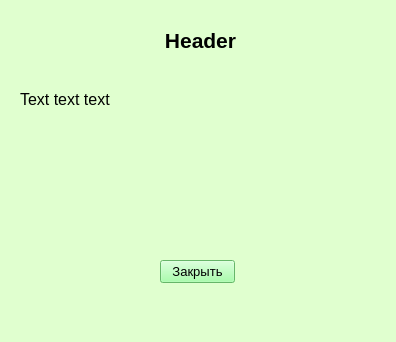
<?xml version="1.0" encoding="UTF-8"?>
<ui version="4.0">
 <class>InfoWindow</class>
 <widget class="QMainWindow" name="InfoWindow">
  <property name="windowModality">
   <enum>Qt::WindowModal</enum>
  </property>
  <property name="geometry">
   <rect>
    <x>0</x>
    <y>0</y>
    <width>396</width>
    <height>342</height>
   </rect>
  </property>
  <property name="font">
   <font>
    <pointsize>12</pointsize>
   </font>
  </property>
  <property name="windowTitle">
   <string>Info</string>
  </property>
  <property name="styleSheet">
   <string notr="true">background-color: rgb(224, 255, 207);</string>
  </property>
  <widget class="QWidget" name="centralwidget">
   <widget class="QLabel" name="header_label">
    <property name="geometry">
     <rect>
      <x>20</x>
      <y>20</y>
      <width>361</width>
      <height>41</height>
     </rect>
    </property>
    <property name="font">
     <font>
      <pointsize>16</pointsize>
      <weight>75</weight>
      <bold>true</bold>
     </font>
    </property>
    <property name="text">
     <string>Header</string>
    </property>
    <property name="alignment">
     <set>Qt::AlignCenter</set>
    </property>
   </widget>
   <widget class="QPushButton" name="close_button">
    <property name="geometry">
     <rect>
      <x>160</x>
      <y>260</y>
      <width>75</width>
      <height>23</height>
     </rect>
    </property>
    <property name="font">
     <font>
      <pointsize>10</pointsize>
     </font>
    </property>
    <property name="styleSheet">
     <string notr="true">background-color: rgb(143, 255, 147);</string>
    </property>
    <property name="text">
     <string>Закрыть</string>
    </property>
   </widget>
   <widget class="QLabel" name="text_label">
    <property name="geometry">
     <rect>
      <x>20</x>
      <y>90</y>
      <width>361</width>
      <height>111</height>
     </rect>
    </property>
    <property name="font">
     <font>
      <pointsize>12</pointsize>
     </font>
    </property>
    <property name="text">
     <string>Text text text</string>
    </property>
    <property name="alignment">
     <set>Qt::AlignJustify|Qt::AlignTop</set>
    </property>
    <property name="wordWrap">
     <bool>true</bool>
    </property>
    <property name="margin">
     <number>5</number>
    </property>
   </widget>
  </widget>
 </widget>
 <resources/>
 <connections>
  <connection>
   <sender>close_button</sender>
   <signal>clicked()</signal>
   <receiver>InfoWindow</receiver>
   <slot>close()</slot>
   <hints>
    <hint type="sourcelabel">
     <x>311</x>
     <y>530</y>
    </hint>
    <hint type="destinationlabel">
     <x>322</x>
     <y>293</y>
    </hint>
   </hints>
  </connection>
 </connections>
</ui>
